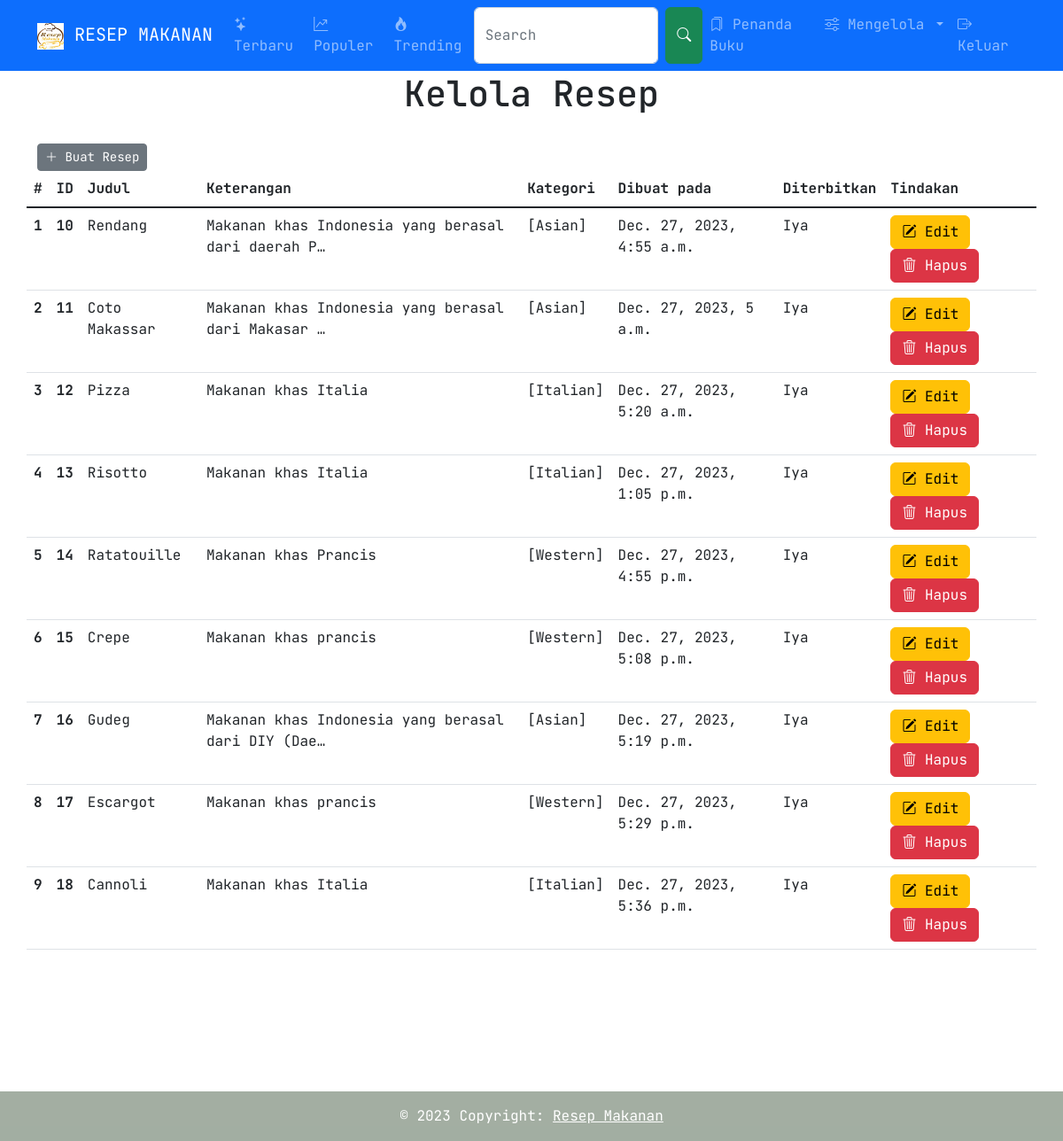
Page /manage/blog/ (signed in) on the committed database.
### blogs/models.py (models this page shows, shortened)
class Blog(models.Model):
    slug = models.SlugField(unique=True, null=False, blank=False, max_length=100)
    title = models.CharField(max_length=100)
    desc = models.TextField()
    content = RichTextField()
    thumbnail = models.ImageField(upload_to="thumbnails/%Y/%m/%d/")
    views = models.IntegerField(default=0)
    categories = models.ManyToManyField(Category, related_name="blogs")
    is_active = models.BooleanField(default=True)
    is_published = models.BooleanField(default=True)
    published_on = models.DateTimeField(auto_now_add=True)
    creator = models.ForeignKey(to=User, on_delete=models.SET_NULL, related_name="blogs", null=True)

class Category(models.Model):
    category = models.CharField(max_length=30, unique=True)
    slug = models.SlugField(default="", max_length=30)
    desc = models.TextField()
    is_active = models.BooleanField(default=True)
    def __str__(self):
        return self.category

### management/views.py (the view)
# urls.py: path("blog/", views.ManageBlog.as_view(), name="blog"),
class ManageBlog(View):
    def get(self, request):
        blogs = Blog.objects.filter(is_active=True, creator=request.user)
        return render(request, "management/blog.html", {"blogs": blogs})

### djcms/context_processors.py (called while the page is built)
def admin_media(request):
    return settings.GLOBAL_SETTINGS

### management/templates/management/blog.html (shortened to what this page needs)
{% extends 'layout.html' %}
{% block body %}
<div class="container table-responsive">
  <div class="row mb-3">
    <h1 class="text-center mb-3 mt-3">
      Kelola Resep
    </h1>
  </div>
  <a role="button" class="btn btn-secondary btn-sm round-btn" href='{% url 'manage:create_blog' %}'>
    <i class="bi bi-plus-lg"></i>
    Buat Resep
  </a>
  <div class="row">
    {% include 'management/blog_table.html' with blogs=blogs %}
  </div>
</div>
{% endblock %}

### management/templates/management/blog_table.html
<table class="table table-hover">
  <thead>
    <tr>
      <th scope="col">#</th>
      <th scope="col">ID</th>
      <th scope="col">Judul</th>
      <th scope="col">Keterangan</th>
      <th scope="col">Kategori</th>
      <th scope="col">Dibuat pada</th>
      <th scope="col">Diterbitkan</th>
      <th scope="col">Tindakan</td>
    </tr>
  </thead>
  <tbody class="table-group-divider">
    {% for blog in blogs %}
    <tr>
      <th scope="row">{{ forloop.counter }}</th>
      <th>{{ blog.id }}</th>
      <td>{{ blog.title|truncatechars:30 }}</td>
      <td>{{ blog.desc|truncatechars:50 }}</td>
      <td>[{{ blog.categories.all|join:", " }}]</td>
      <td>{{ blog.published_on }}</td>
      <td>{% if blog.is_published %}Iya{% else %}Tidak{% endif %}</td>
      <td>
        <a class="btn btn-warning" href="{% url 'manage:edit_blog' blog.id %}" role="button">
          <i class="bi bi-pencil-square"></i>
          Edit
        </a>
        <a class="btn btn-danger" href="{% url 'manage:delete_blog' blog.id %}" role="button">
          <i class="bi bi-trash3"></i>
          Hapus
        </a>
      </td>
    </tr>
    {% endfor %}
  </tbody>
</table>

### static/css/index.css (style rules this page uses)
body { min-height: 200px; padding-top: 50px; font-family: 'JetBrains Mono', monospace; background-color: #ffffff; }

### rows in the picture
Blog: id "10", title "Rendang", desc "Makanan khas Indonesia yang berasal dari daerah P…", categories.all "Asian", published_on "Dec. 27, 2023, 4:55 a.m.", is_published "Iya"
Blog: id "11", title "Coto Makassar", desc "Makanan khas Indonesia yang berasal dari Makasar …", categories.all "Asian", published_on "Dec. 27, 2023, 5 a.m.", is_published "Iya"
Blog: id "12", title "Pizza", desc "Makanan khas Italia", categories.all "Italian", published_on "Dec. 27, 2023, 5:20 a.m.", is_published "Iya"
Blog: id "13", title "Risotto", desc "Makanan khas Italia", categories.all "Italian", published_on "Dec. 27, 2023, 1:05 p.m.", is_published "Iya"
Blog: id "14", title "Ratatouille", desc "Makanan khas Prancis", categories.all "Western", published_on "Dec. 27, 2023, 4:55 p.m.", is_published "Iya"
Blog: id "15", title "Crepe", desc "Makanan khas prancis", categories.all "Western", published_on "Dec. 27, 2023, 5:08 p.m.", is_published "Iya"
Blog: id "16", title "Gudeg", desc "Makanan khas Indonesia yang berasal dari DIY (Dae…", categories.all "Asian", published_on "Dec. 27, 2023, 5:19 p.m.", is_published "Iya"
Blog: id "17", title "Escargot", desc "Makanan khas prancis", categories.all "Western", published_on "Dec. 27, 2023, 5:29 p.m.", is_published "Iya"
Blog: id "18", title "Cannoli", desc "Makanan khas Italia", categories.all "Italian", published_on "Dec. 27, 2023, 5:36 p.m.", is_published "Iya"
